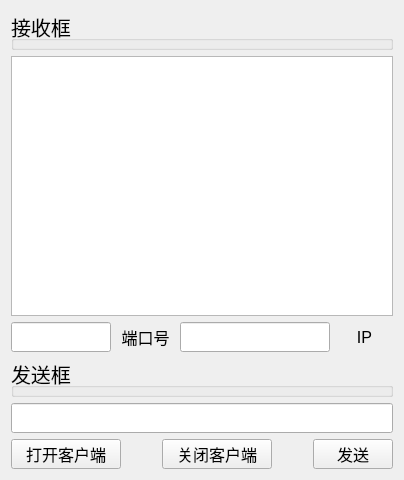
<?xml version="1.0" encoding="UTF-8"?>
<ui version="4.0">
 <class>Widget</class>
 <widget class="QWidget" name="Widget">
  <property name="geometry">
   <rect>
    <x>0</x>
    <y>0</y>
    <width>404</width>
    <height>480</height>
   </rect>
  </property>
  <property name="minimumSize">
   <size>
    <width>0</width>
    <height>0</height>
   </size>
  </property>
  <property name="windowTitle">
   <string>Widget</string>
  </property>
  <layout class="QGridLayout" name="gridLayout">
   <item row="0" column="0">
    <layout class="QVBoxLayout" name="verticalLayout">
     <item>
      <widget class="QGroupBox" name="groupBox">
       <property name="minimumSize">
        <size>
         <width>380</width>
         <height>30</height>
        </size>
       </property>
       <property name="font">
        <font>
         <pointsize>15</pointsize>
        </font>
       </property>
       <property name="title">
        <string>接收框</string>
       </property>
      </widget>
     </item>
     <item>
      <widget class="QPlainTextEdit" name="receiveEdit">
       <property name="minimumSize">
        <size>
         <width>380</width>
         <height>260</height>
        </size>
       </property>
       <property name="font">
        <font>
         <pointsize>15</pointsize>
        </font>
       </property>
       <property name="readOnly">
        <bool>true</bool>
       </property>
      </widget>
     </item>
     <item>
      <layout class="QHBoxLayout" name="horizontalLayout_2">
       <item>
        <widget class="QLineEdit" name="portEdit">
         <property name="minimumSize">
          <size>
           <width>100</width>
           <height>30</height>
          </size>
         </property>
         <property name="maximumSize">
          <size>
           <width>100</width>
           <height>30</height>
          </size>
         </property>
         <property name="font">
          <font>
           <pointsize>12</pointsize>
          </font>
         </property>
        </widget>
       </item>
       <item>
        <widget class="QLabel" name="label">
         <property name="font">
          <font>
           <pointsize>12</pointsize>
          </font>
         </property>
         <property name="text">
          <string>端口号</string>
         </property>
         <property name="alignment">
          <set>Qt::AlignCenter</set>
         </property>
        </widget>
       </item>
       <item>
        <widget class="QLineEdit" name="ipEdit">
         <property name="minimumSize">
          <size>
           <width>150</width>
           <height>30</height>
          </size>
         </property>
         <property name="maximumSize">
          <size>
           <width>150</width>
           <height>30</height>
          </size>
         </property>
         <property name="font">
          <font>
           <pointsize>12</pointsize>
          </font>
         </property>
        </widget>
       </item>
       <item>
        <widget class="QLabel" name="label_2">
         <property name="font">
          <font>
           <pointsize>12</pointsize>
          </font>
         </property>
         <property name="text">
          <string>IP</string>
         </property>
         <property name="alignment">
          <set>Qt::AlignCenter</set>
         </property>
        </widget>
       </item>
      </layout>
     </item>
     <item>
      <widget class="QGroupBox" name="groupBox_2">
       <property name="minimumSize">
        <size>
         <width>380</width>
         <height>30</height>
        </size>
       </property>
       <property name="font">
        <font>
         <pointsize>15</pointsize>
        </font>
       </property>
       <property name="title">
        <string>发送框</string>
       </property>
      </widget>
     </item>
     <item>
      <widget class="QLineEdit" name="sendEdit">
       <property name="minimumSize">
        <size>
         <width>380</width>
         <height>30</height>
        </size>
       </property>
       <property name="font">
        <font>
         <pointsize>15</pointsize>
        </font>
       </property>
      </widget>
     </item>
     <item>
      <layout class="QHBoxLayout" name="horizontalLayout">
       <item>
        <widget class="QPushButton" name="openBt">
         <property name="minimumSize">
          <size>
           <width>110</width>
           <height>30</height>
          </size>
         </property>
         <property name="font">
          <font>
           <pointsize>12</pointsize>
          </font>
         </property>
         <property name="text">
          <string>打开客户端</string>
         </property>
        </widget>
       </item>
       <item>
        <spacer name="horizontalSpacer">
         <property name="orientation">
          <enum>Qt::Horizontal</enum>
         </property>
         <property name="sizeHint" stdset="0">
          <size>
           <width>13</width>
           <height>20</height>
          </size>
         </property>
        </spacer>
       </item>
       <item>
        <widget class="QPushButton" name="closeBt">
         <property name="minimumSize">
          <size>
           <width>110</width>
           <height>30</height>
          </size>
         </property>
         <property name="font">
          <font>
           <pointsize>12</pointsize>
          </font>
         </property>
         <property name="text">
          <string>关闭客户端</string>
         </property>
        </widget>
       </item>
       <item>
        <spacer name="horizontalSpacer_2">
         <property name="orientation">
          <enum>Qt::Horizontal</enum>
         </property>
         <property name="sizeHint" stdset="0">
          <size>
           <width>13</width>
           <height>20</height>
          </size>
         </property>
        </spacer>
       </item>
       <item>
        <widget class="QPushButton" name="sendBt">
         <property name="minimumSize">
          <size>
           <width>80</width>
           <height>30</height>
          </size>
         </property>
         <property name="font">
          <font>
           <pointsize>12</pointsize>
          </font>
         </property>
         <property name="text">
          <string>发送</string>
         </property>
        </widget>
       </item>
      </layout>
     </item>
    </layout>
   </item>
  </layout>
 </widget>
 <layoutdefault spacing="6" margin="11"/>
 <resources/>
 <connections/>
</ui>
